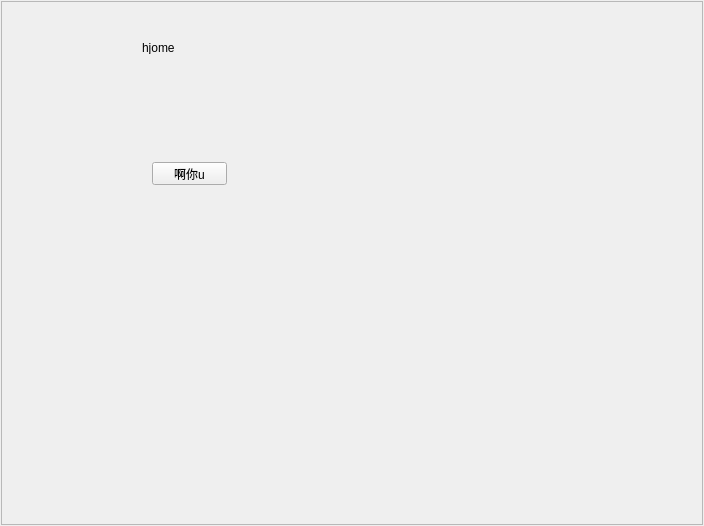
<?xml version="1.0" encoding="UTF-8"?>
<ui version="4.0">
 <class>HomeWidget</class>
 <widget class="QWidget" name="HomeWidget">
  <property name="geometry">
   <rect>
    <x>0</x>
    <y>0</y>
    <width>704</width>
    <height>526</height>
   </rect>
  </property>
  <property name="windowTitle">
   <string>HomeWidget</string>
  </property>
  <layout class="QGridLayout" name="gridLayout">
   <property name="leftMargin">
    <number>1</number>
   </property>
   <property name="topMargin">
    <number>1</number>
   </property>
   <property name="rightMargin">
    <number>1</number>
   </property>
   <property name="bottomMargin">
    <number>1</number>
   </property>
   <item row="0" column="0">
    <widget class="FluVScrollView" name="homeScrollArea">
     <property name="widgetResizable">
      <bool>true</bool>
     </property>
     <widget class="QWidget" name="scrollAreaWidgetContents">
      <property name="geometry">
       <rect>
        <x>0</x>
        <y>0</y>
        <width>700</width>
        <height>522</height>
       </rect>
      </property>
      <widget class="QPushButton" name="pushButton">
       <property name="geometry">
        <rect>
         <x>150</x>
         <y>160</y>
         <width>75</width>
         <height>23</height>
        </rect>
       </property>
       <property name="text">
        <string>啊你u</string>
       </property>
      </widget>
      <widget class="QLabel" name="label">
       <property name="geometry">
        <rect>
         <x>140</x>
         <y>40</y>
         <width>54</width>
         <height>12</height>
        </rect>
       </property>
       <property name="text">
        <string>hjome</string>
       </property>
      </widget>
     </widget>
    </widget>
   </item>
  </layout>
 </widget>
 <customwidgets>
  <customwidget>
   <class>FluVScrollView</class>
   <extends>QScrollArea</extends>
   <header>components/FluVScrollView.h</header>
   <container>1</container>
  </customwidget>
 </customwidgets>
 <resources/>
 <connections/>
</ui>
